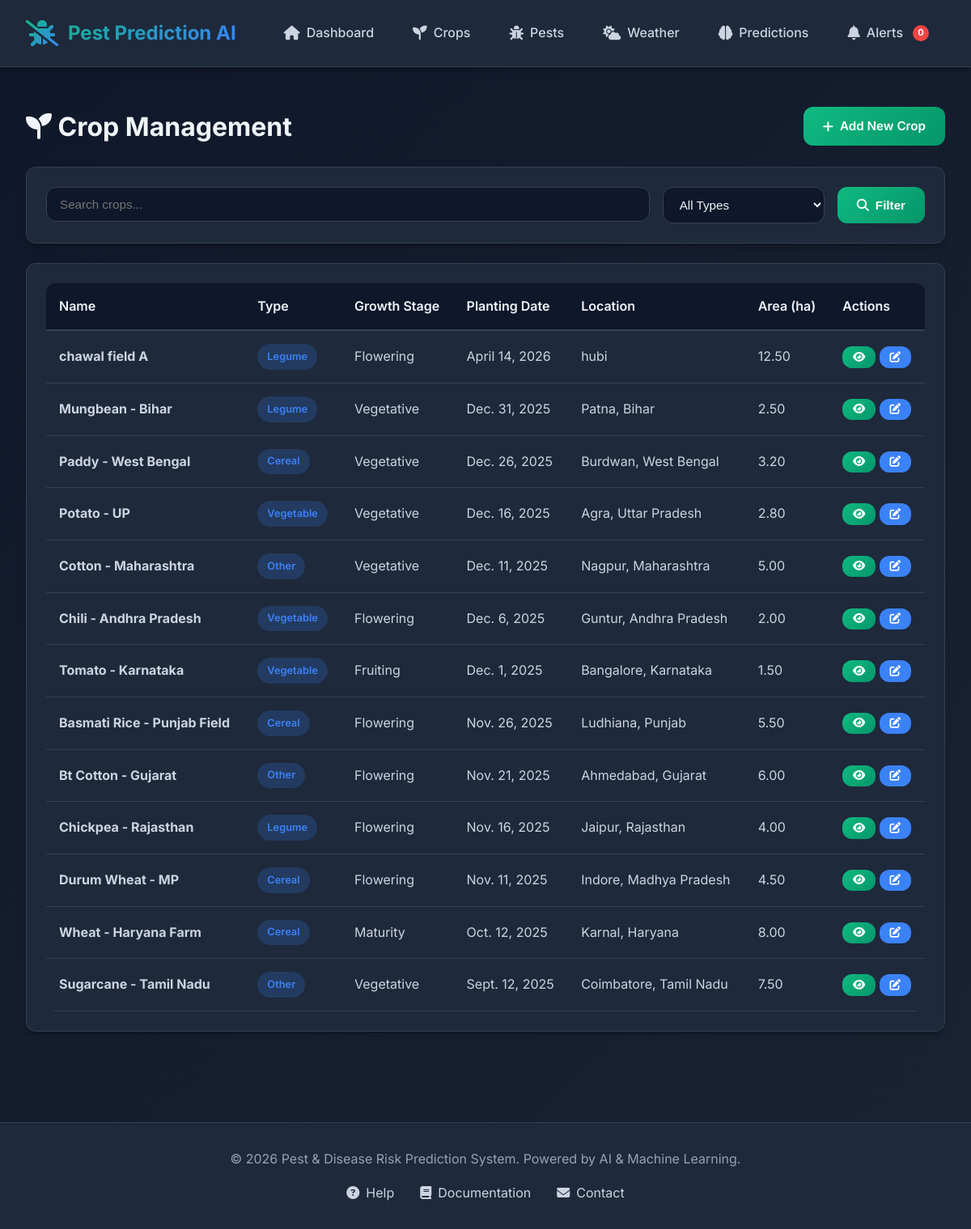
The app's page /crops/ with its own data.
### crops/models.py (models this page shows, shortened)
class Crop(models.Model):
    CROP_TYPES = [
        ('CEREAL', 'Cereal'),
        ('VEGETABLE', 'Vegetable'),
        ('FRUIT', 'Fruit'),
        ('LEGUME', 'Legume'),
        ('OILSEED', 'Oilseed'),
        ('OTHER', 'Other'),
    ]
    GROWTH_STAGES = [
        ('SEEDLING', 'Seedling'),
        ('VEGETATIVE', 'Vegetative'),
        ('FLOWERING', 'Flowering'),
        ('FRUITING', 'Fruiting'),
        ('MATURITY', 'Maturity'),
        ('HARVEST', 'Harvest'),
    ]
    name = models.CharField(max_length=100)
    crop_type = models.CharField(max_length=20, choices=CROP_TYPES)
    growth_stage = models.CharField(max_length=20, choices=GROWTH_STAGES)
    planting_date = models.DateField()
    field_location = models.CharField(max_length=200)
    area_hectares = models.DecimalField(max_digits=10, decimal_places=2, default=0)
    created_at = models.DateTimeField(auto_now_add=True)
    updated_at = models.DateTimeField(auto_now=True)
    class Meta:
        ordering = ['-planting_date']

### crops/views.py (the view)
# urls.py: path('crops/', views.crop_list, name='crop_list'),
def crop_list(request):
    crops = Crop.objects.all()
    search_query = request.GET.get('search', '')
    if search_query:
        crops = crops.filter(
            Q(name__icontains=search_query) |
            Q(field_location__icontains=search_query)
        )
    crop_type = request.GET.get('crop_type', '')
    if crop_type:
        crops = crops.filter(crop_type=crop_type)
    context = {
        'crops': crops,
        'search_query': search_query,
        'crop_type': crop_type,
        'crop_types': Crop.CROP_TYPES,
    }
    return render(request, 'crops/crop_list.html', context)

### templates/crops/crop_list.html (shortened to what this page needs)
{% extends 'base.html' %}
{% load static %}
{% block content %}
<div class="crops-page">
    <div class="flex-between mb-3">
        <h1><i class="fas fa-seedling"></i> Crop Management</h1>
        <a href="{% url 'crops:crop_create' %}" class="btn btn-primary">
            <i class="fas fa-plus"></i> Add New Crop
        </a>
    </div>
    <div class="card mb-3">
        <div class="card-body">
            <form method="get" class="flex gap-2">
                <div class="form-group" style="flex: 1; margin-bottom: 0;">
                    <input type="text" name="search" class="form-control" placeholder="Search crops..." value="{{ search_query }}">
                </div>
                <div class="form-group" style="flex: 0 0 200px; margin-bottom: 0;">
                    <select name="crop_type" class="form-control">
                        <option value="">All Types</option>
                    </select>
                </div>
                <button type="submit" class="btn btn-primary"><i class="fas fa-search"></i> Filter</button>
            </form>
        </div>
    </div>
    <div class="card">
        <div class="table-container">
            <table>
                <thead>
                    <tr>
                        <th>Name</th>
                        <th>Type</th>
                        <th>Growth Stage</th>
                        <th>Planting Date</th>
                        <th>Location</th>
                        <th>Area (ha)</th>
                        <th>Actions</th>
                    </tr>
                </thead>
                <tbody>
                    {% for crop in crops %}
                        <tr>
                            <td><strong>{{ crop.name }}</strong></td>
                            <td><span class="badge-pill badge-info">{{ crop.get_crop_type_display }}</span></td>
                            <td>{{ crop.get_growth_stage_display }}</td>
                            <td>{{ crop.planting_date }}</td>
                            <td>{{ crop.field_location }}</td>
                            <td>{{ crop.area_hectares }}</td>
                            <td>
                                <a href="{% url 'crops:crop_detail' crop.pk %}" class="btn btn-primary" style="padding: 0.4rem 0.8rem; font-size: 0.85rem;">
                                    <i class="fas fa-eye"></i>
                                </a>
                                <a href="{% url 'crops:crop_update' crop.pk %}" class="btn btn-secondary" style="padding: 0.4rem 0.8rem; font-size: 0.85rem;">
                                    <i class="fas fa-edit"></i>
                                </a>
                            </td>
                        </tr>
                    {% endfor %}
                </tbody>
            </table>
        </div>
    </div>
</div>
{% endblock %}

### templates/base.html (shortened to what this page needs)
{% load static %}
<!DOCTYPE html>
<html lang="en">
<head>
    <link rel="stylesheet" href="https://cdnjs.cloudflare.com/ajax/libs/font-awesome/6.4.0/css/all.min.css">
    <link rel="stylesheet" href="{% static 'css/style.css' %}">
</head>
<body>
    <nav class="navbar">
        <div class="container">
            <div class="nav-brand">
                <i class="fas fa-bug-slash"></i>
                <span>Pest Prediction AI</span>
            </div>
            <ul class="nav-menu">
                <li><a href="{% url 'dashboard:home' %}" class="nav-link"><i class="fas fa-home"></i> Dashboard</a></li>
                <li><a href="{% url 'crops:crop_list' %}" class="nav-link"><i class="fas fa-seedling"></i> Crops</a></li>
                <li><a href="{% url 'crops:pest_list' %}" class="nav-link"><i class="fas fa-bug"></i> Pests</a></li>
                <li><a href="{% url 'weather:weather_dashboard' %}" class="nav-link"><i class="fas fa-cloud-sun"></i> Weather</a></li>
                <li><a href="{% url 'predictions:prediction_list' %}" class="nav-link"><i class="fas fa-brain"></i> Predictions</a></li>
                <li><a href="{% url 'alerts:alert_list' %}" class="nav-link">
                    <i class="fas fa-bell"></i> Alerts
                    <span class="badge" id="alert-count">0</span>
                </a></li>
            </ul>
        </div>
    </nav>
    <main class="main-content">
        <div class="container">
            {% block content %}
            {% endblock %}
        </div>
    </main>
    <footer class="footer">
        <div class="container">
            <p>&copy; 2026 Pest & Disease Risk Prediction System. Powered by AI & Machine Learning.</p>
            <div class="footer-links">
                <a href="#"><i class="fas fa-question-circle"></i> Help</a>
                <a href="#"><i class="fas fa-book"></i> Documentation</a>
                <a href="#"><i class="fas fa-envelope"></i> Contact</a>
            </div>
        </div>
    </footer>
</body>
</html>

### static/css/style.css (style rules this page uses)
:root { --primary-color: #10b981; --primary-dark: #059669; --secondary-color: #3b82f6; --danger-color: #ef4444; --warning-color: #f59e0b; --success-color: #10b981; --info-color: #3b82f6; --bg-primary: #0f172a; --bg-secondary: #1e293b; --bg-card: #1e293b; --bg-hover: #334155; --text-primary: #f1f5f9; --text-secondary: #cbd5e1; --text-muted: #94a3b8; --border-color: #334155; --shadow: 0 4px 6px -1px rgba(0, 0, 0, 0.3); --shadow-lg: 0 10px 15px -3px rgba(0, 0, 0, 0.4); --radius: 12px; --transition: all 0.3s cubic-bezier(0.4, 0, 0.2, 1); }
* { margin: 0; padding: 0; box-sizing: border-box; }
body { font-family: 'Inter', -apple-system, BlinkMacSystemFont, 'Segoe UI', sans-serif; background: linear-gradient(135deg, var(--bg-primary) 0%, #1a2332 100%); color: var(--text-primary); line-height: 1.6; min-height: 100vh; }
a { text-decoration: none; color: inherit; transition: var(--transition); }
.container { max-width: 1400px; margin: 0 auto; padding: 0 2rem; }
.navbar { background: var(--bg-secondary); border-bottom: 1px solid var(--border-color); padding: 1rem 0; position: sticky; top: 0; z-index: 1000; backdrop-filter: blur(10px); box-shadow: var(--shadow); }
.navbar .container { display: flex; justify-content: space-between; align-items: center; }
.nav-brand { font-size: 1.5rem; font-weight: 700; display: flex; align-items: center; gap: 0.75rem; background: linear-gradient(135deg, var(--primary-color), var(--secondary-color)); -webkit-background-clip: text; -webkit-text-fill-color: transparent; }
.nav-brand i { background: linear-gradient(135deg, var(--primary-color), var(--secondary-color)); -webkit-background-clip: text; -webkit-text-fill-color: transparent; font-size: 2rem; }
.nav-menu { display: flex; list-style: none; gap: 0.5rem; }
.nav-link { padding: 0.75rem 1.25rem; border-radius: var(--radius); display: flex; align-items: center; gap: 0.5rem; color: var(--text-secondary); font-weight: 500; position: relative; }
.nav-link i { font-size: 1.1rem; }
.badge { background: var(--danger-color); color: white; border-radius: 50%; width: 20px; height: 20px; display: inline-flex; align-items: center; justify-content: center; font-size: 0.7rem; font-weight: 700; margin-left: 0.25rem; }
.main-content { padding: 3rem 0; min-height: calc(100vh - 200px); }
.card { background: var(--bg-card); border-radius: var(--radius); padding: 1.5rem; box-shadow: var(--shadow); border: 1px solid var(--border-color); transition: var(--transition); }
.card-body { color: var(--text-secondary); }
.btn { padding: 0.75rem 1.5rem; border-radius: var(--radius); border: none; font-weight: 600; cursor: pointer; transition: var(--transition); display: inline-flex; align-items: center; gap: 0.5rem; font-size: 0.95rem; }
.btn-primary { background: linear-gradient(135deg, var(--primary-color), var(--primary-dark)); color: white; }
.btn-secondary { background: var(--secondary-color); color: white; }
.form-group { margin-bottom: 1.5rem; }
.form-control { width: 100%; padding: 0.75rem 1rem; background: var(--bg-primary); border: 1px solid var(--border-color); border-radius: var(--radius); color: var(--text-primary); font-size: 0.95rem; transition: var(--transition); }
select.form-control { cursor: pointer; }
.table-container { overflow-x: auto; border-radius: var(--radius); background: var(--bg-card); }
table { width: 100%; border-collapse: collapse; }
thead { background: var(--bg-primary); }
th { padding: 1rem; text-align: left; font-weight: 600; color: var(--text-primary); border-bottom: 2px solid var(--border-color); }
td { padding: 1rem; border-bottom: 1px solid var(--border-color); color: var(--text-secondary); }
.badge-pill { padding: 0.35rem 0.75rem; border-radius: 50px; font-size: 0.8rem; font-weight: 600; display: inline-block; }
.badge-info { background: rgba(59, 130, 246, 0.2); color: var(--info-color); }
.footer { background: var(--bg-secondary); border-top: 1px solid var(--border-color); padding: 2rem 0; margin-top: 4rem; text-align: center; }
.footer p { color: var(--text-muted); margin-bottom: 1rem; }
.footer-links { display: flex; justify-content: center; gap: 2rem; }
.footer-links a { color: var(--text-secondary); display: flex; align-items: center; gap: 0.5rem; }
.mb-3 { margin-bottom: 1.5rem; }
.flex { display: flex; }
.flex-between { display: flex; justify-content: space-between; align-items: center; }
.gap-2 { gap: 1rem; }

### records on screen
Crop: name "chawal field A", crop_type "Legume", growth_stage "Flowering", planting_date "April 14, 2026", field_location "hubi", area_hectares "12.50"
Crop: name "Mungbean - Bihar", crop_type "Legume", growth_stage "Vegetative", planting_date "Dec. 31, 2025", field_location "Patna, Bihar", area_hectares "2.50"
Crop: name "Paddy - West Bengal", crop_type "Cereal", growth_stage "Vegetative", planting_date "Dec. 26, 2025", field_location "Burdwan, West Bengal", area_hectares "3.20"
Crop: name "Potato - UP", crop_type "Vegetable", growth_stage "Vegetative", planting_date "Dec. 16, 2025", field_location "Agra, Uttar Pradesh", area_hectares "2.80"
Crop: name "Cotton - Maharashtra", crop_type "Other", growth_stage "Vegetative", planting_date "Dec. 11, 2025", field_location "Nagpur, Maharashtra", area_hectares "5.00"
Crop: name "Chili - Andhra Pradesh", crop_type "Vegetable", growth_stage "Flowering", planting_date "Dec. 6, 2025", field_location "Guntur, Andhra Pradesh", area_hectares "2.00"
Crop: name "Tomato - Karnataka", crop_type "Vegetable", growth_stage "Fruiting", planting_date "Dec. 1, 2025", field_location "Bangalore, Karnataka", area_hectares "1.50"
Crop: name "Basmati Rice - Punjab Field", crop_type "Cereal", growth_stage "Flowering", planting_date "Nov. 26, 2025", field_location "Ludhiana, Punjab", area_hectares "5.50"
Crop: name "Bt Cotton - Gujarat", crop_type "Other", growth_stage "Flowering", planting_date "Nov. 21, 2025", field_location "Ahmedabad, Gujarat", area_hectares "6.00"
Crop: name "Chickpea - Rajasthan", crop_type "Legume", growth_stage "Flowering", planting_date "Nov. 16, 2025", field_location "Jaipur, Rajasthan", area_hectares "4.00"
Crop: name "Durum Wheat - MP", crop_type "Cereal", growth_stage "Flowering", planting_date "Nov. 11, 2025", field_location "Indore, Madhya Pradesh", area_hectares "4.50"
Crop: name "Wheat - Haryana Farm", crop_type "Cereal", growth_stage "Maturity", planting_date "Oct. 12, 2025", field_location "Karnal, Haryana", area_hectares "8.00"
Crop: name "Sugarcane - Tamil Nadu", crop_type "Other", growth_stage "Vegetative", planting_date "Sept. 12, 2025", field_location "Coimbatore, Tamil Nadu", area_hectares "7.50"
